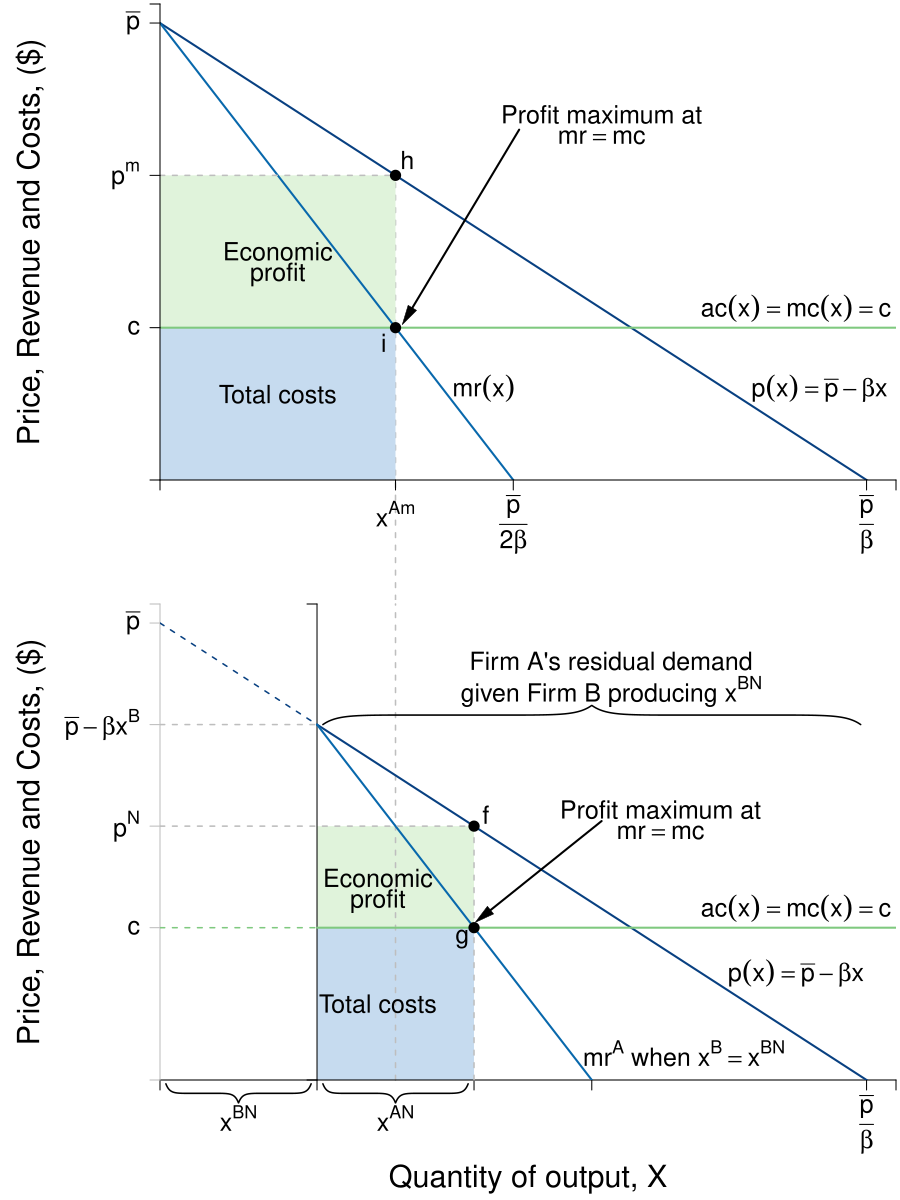

Recreate this plot in R.
#Graph Designer: Simon Halliday
#Authors: Bowles, Foley and Halliday
#Title: Coordination, Conflict and Competition: A Text in Microeconomics

require(shape)
library(pBrackets)
pdf(file = "competitionmarkets/monop_duop_stacked.pdf", width = 9, height = 12)

#Set parameters for graphics
pointsize <- 1.8
axislabelsize <- 1.8
labelsize <- 1.5
namesize <- 1.8
annotatesize <- 1.5
graphlinewidth <- 2
segmentlinewidth <- 1.5

COL <- c("#7fc97f", "#beaed4", "#fdc086", "#ffff99", "#386cb0", "#f0027f", "#bf5b17", "#666666")
COLA <- c("#e0f3db", "#99d8c9","#66c2a4","#41ae76", "#238b45", "#005824")
COLB <- c("#c6dbef", "#4eb3d3", "#2b8cbe", "#0868ac","#084081")

#Edited the margins to cater for the larger LHS labels
par(mar =  c(6, 8, 0.2, 0.2), mfrow = c(2, 1))

AvgRevenue <- function(x, rmax = 12, xmax = 12){
  rmax - (rmax/xmax)*x
}

MRevenue <- function(x, rmax = 12, xmax = 12){
  rmax - 2*(rmax/xmax)*x
}

AvgCost <- function(x, c0 = 2, c1 = 4){
  c0/x + c1
}

xlims <- c(0, 12.5)
ylims <- c(0, 12.5)

npts <- 501 
x <- seq(xlims[1], xlims[2], length.out = npts)
y <- seq(ylims[1], ylims[2], length.out = npts) 
a <- c(13, 16.75, 19.25)

plot(0, 0, xlim = xlims, ylim = ylims, type = "n",
     xlab = expression(paste("")),
     ylab = expression(paste("")), 
     xaxt = "n", 
     yaxt = "n", 
     cex.lab = axislabelsize, 
     bty = "n",
     xaxs="i", 
     yaxs="i")

# ticksy <- seq(from = ylims[1], to = ylims[2], by = 1)
# ylabels <- seq(from = ylims[1], to = ylims[2], by = 1)
# ticksx <- seq(from = xlims[1], to = xlims[2], by = 1)
# xlabels <- seq(from = xlims[1], to = xlims[2], by = 1)
ticksy <- c(0, 4, AvgRevenue(x = 4), 12, ylims[2])
ylabels <- c(NA, expression(paste(c)), expression(paste(p^{m})), expression(paste(bar(p))), NA)
ticksx <- c(0, 4, 6, 12, xlims[2])
xlabels <- c(NA, expression(paste(x^{Am})), expression(paste(frac(bar(p),2*beta))), expression(paste(frac(bar(p),beta))), NA)

segments(4, -20, 4, AvgRevenue(x = 4), lty = 2, col = "gray" , lwd = segmentlinewidth, xpd = TRUE)

npts <- 500 
xx1 <- seq(xlims[1], xlims[2], length.out = npts)
xx3 <- seq(2, 6, length.out = npts)

#Draw the polygon for profit
xpoly1 <- c(0, 4, 4, 0, 0)
ypoly1 <- c(4, 4, AvgRevenue(x = 4), AvgRevenue(x = 4), 4)
polygon(x = xpoly1, y = ypoly1, col=COLA[1], density=NULL, border = NA)

#Draw the polygon for costs
xpoly2 <- c(0, 4, 4, 0, 0)
ypoly2 <- c(0, 0, 4, 4, 4)
polygon(x = xpoly2, y = ypoly2, col=COLB[1], density=NULL, border = NA)

#lines(xx1, bcA(xx1, w = 10, p = 1.5), col = COLB[3], lwd = graphlinewidth)
lines(xx1, AvgRevenue(xx1, rmax = 12, xmax = 12), col = COLB[5], lwd = graphlinewidth)
lines(xx1, MRevenue(xx1, rmax = 12, xmax = 12), col = COLB[4], lwd = graphlinewidth)
#lines(xx1, AvgCost(xx1, c0 = 2, c1 = 4), col = COLA[5], lwd = graphlinewidth)

#Label the axes
#text(0.5*(xlims[2]), -2.5, expression(paste("Quantity, ", x)), xpd = TRUE, cex = axislabelsize) 
#text(0.5*(xlims[2]), -2.5, expression(paste("Output, ", x)), xpd = TRUE, cex = axislabelsize) 
#mtext(expression(paste("Quantity of output, ", x)), side=1, line = 2.5, cex = axislabelsize)
text(-2.2, 0.5*ylims[2], expression(paste("Price, Revenue and Costs, ($)")), xpd = TRUE, srt = 90, cex = axislabelsize) 

#Label curves
text(10.8, 4.5, expression(paste(ac(x) == mc(x),phantom() == c)), cex = labelsize, xpd=TRUE)
text(11.2, 2.4, expression(paste(p(x) == bar(p) - beta*x)), cex = labelsize)
text(5.5, 2.4, expression(paste(mr(x))), cex = labelsize)

#Labels cost and profit areas
text(2, 0.5*AvgCost(x = 4), expression("Total costs"), cex = labelsize)
text(2, 6, expression("Economic"), cex = labelsize)
text(2, 5.4, expression("profit"), cex = labelsize)

#Draw segments for total costs
segments(0, AvgRevenue(x = 4), 4, AvgRevenue(x = 4), lty = 2, col = "gray" , lwd = segmentlinewidth)
#segments(4, 0, 4, AvgRevenue(x = 4), lty = 2, col = "gray" , lwd = segmentlinewidth)
segments(0, 4, xlims[2], 4, lty = 1, col = COL[1] , lwd = graphlinewidth)

#Label Points for comparison
points(4, MRevenue(x = 4), pch = 16, col = "black", cex = 1.5)
text(3.8, MRevenue(x = 4) - 0.4, expression(i), cex = labelsize)


points(4, AvgRevenue(x = 4), pch = 16, col = "black", cex = 1.5)
text(4.2, AvgRevenue(x = 4) + 0.4, expression(h), cex = labelsize)


#Arrow to mr = mc
text(7.5, 9.6, expression(paste("Profit maximum at")), cex = labelsize)
text(7.5, 9, expression(paste(mr == mc)), cex = labelsize)
Arrows(6.1, 9.2, 4.2, 4.3, col = "black", lty = 1, lwd = 2, arr.type = "triangle", arr.lwd = 0.5)

axis(1, at = ticksx, pos = 0, labels = FALSE, cex.axis=labelsize)
text(x = c(0, 4, 6, 12, xlims[2]), par("usr")[3] - 0.4, labels = xlabels, srt = 0, pos = 1, xpd = TRUE, cex = labelsize)
axis(2, at = ticksy, pos = 0, labels = ylabels, las = 1, cex.axis=labelsize)



AvgRevenue <- function(xA,  xB = 0, pbar = 12, beta = 1){
  pbar - (beta)*(xA + xB)
}

#p = pbar - beta(xA + xB)
#=>r(xA) = (pbar - beta(xA + xB))xA 
#=>r(xA) = pbar*xA - beta(xA)^2 - beta(xA*xB)
#=>mr(xA) = pbar - 2beta*x^A - beta*xB
#mc = 5 = 12 - x^A - 4

MRevenue <- function(xA, xB = 0, pbar = 12, beta = 1){
  pbar - 2*beta*(xA) - beta*xB
}

MRevResid <- function(xA, xB = 0, pbar = 12, beta = 1){
  pbar - 2*beta*(xA) + beta*xB
}

AvgCost <- function(x, c0 = 2, c1 = 4){
  c0/xA + c1
}

xlims <- c(0, 12.5)
ylims <- c(0, 12.5)

#Code three relevant points for x, 
#1. A's output, xhigh, when A is a monopolist. 
#2. A's output, xlow, when A and B are in a duopoly and B produces the NE output 
#3. the x intercept for A's mr curve for xB > 0

xlow <- function(c, beta = 1, pbar = 12){
  (pbar - c)/(3*beta)
}

xhigh <- function(c, beta = 1, pbar = 12){
  (pbar - c)/(2*beta)
}

mrxInt <- function(xB, pbar = 12, beta = 1){
  (pbar - beta*xB)/(2*beta)
}

npts <- 501 
x <- seq(xlims[1], xlims[2], length.out = npts)
y <- seq(ylims[1], ylims[2], length.out = npts) 

plot(0, 0, xlim = xlims, ylim = ylims, type = "n",
     xlab = expression(paste("")),
     ylab = expression(paste("")), 
     xaxt = "n", 
     yaxt = "n", 
     cex.lab = axislabelsize, 
     bty = "n",
     xaxs="i", 
     yaxs="i")

#Draw the polygon for profit
xpoly1 <- c(8/3, 2*8/3, 2*8/3, 8/3, 8/3)
ypoly1 <- c(4, 4, AvgRevenue(xA = 8/3, xB = 8/3), AvgRevenue(xA = 8/3, xB = 8/3), 4)
polygon(x = xpoly1, y = ypoly1, col=COLA[1], density=NULL, border = NA)

#Draw the polygon for costs
xpoly2 <- c(8/3, 2*8/3, 2*8/3, 8/3, 8/3)
ypoly2 <- c(0, 0, 4, 4, 4)
polygon(x = xpoly2, y = ypoly2, col=COLB[1], density=NULL, border = NA)

#Segment for xM from top figure
segments(4, 0, 4, ylims[2], lty = 2, col = "gray" , lwd = segmentlinewidth, xpd = TRUE)


#Labels cost and profit areas
text(3.7, 2, expression("Total costs"), cex = labelsize)
text(3.7, 5.3, expression("Economic"), cex = labelsize)
text(3.7, 4.7, expression("profit"), cex = labelsize)


# ticksy <- seq(from = ylims[1], to = ylims[2], by = 1)
# ylabels <- seq(from = ylims[1], to = ylims[2], by = 1)
# ticksx <- seq(from = xlims[1], to = xlims[2], by = 1)
# xlabels <- seq(from = xlims[1], to = xlims[2], by = 1)
ticksy <- c(0, 4, AvgRevenue(xA = 8/3, xB = 8/3), MRevenue(xA = 0, xB = 2.667), AvgRevenue(xA = 0), ylims[2])
ylabels <- c(NA, expression(paste(c)), expression(paste(p^N)), expression(paste(bar(p) - beta*x^B )), expression(paste(bar(p))), NA)
ticksx <- c(0, 8/3, 2*8/3, mrxInt(xB = 2.667) + 8/3,  12, xlims[2])
xlabels2 <- c(NA, NA, expression(paste(frac(bar(p),beta))), NA )
#xlabels2 <- c(NA, expression(paste(x^{AN})), expression(paste(frac(bar(p) - beta*x^B,2*beta ))), expression(paste(frac(bar(p),beta))), NA )
ticksy2 <- c(ylims[1], ylims[2])

axis(1, at = ticksx, pos = 0, labels = FALSE, cex.axis = labelsize)
text(x = c(0, mrxInt(xB = 2.667) + 8/3,  12, xlims[2]), par("usr")[3] - 0.4, labels = xlabels2, srt = 0, pos = 1, xpd = TRUE, cex = labelsize)
axis(2, at = ticksy, pos = 0, labels = ylabels, las = 1, cex.axis = labelsize, col = "grey")
axis(2, at = ticksy2, pos = 8/3, labels = NA, las = 1, cex.axis = labelsize)


npts <- 500 
xx1 <- seq(xlims[1], xlims[2], length.out = npts)
xx2 <- seq(8/3, xlims[2], length.out = npts)
xx3 <- seq(xlims[1], 8/3, length.out = npts)
xx4 <- seq(8/3, xlims[2], length.out = npts)

#lines(xx1, bcA(xx1, w = 10, p = 1.5), col = COLB[3], lwd = graphlinewidth)
#lines(xx1, AvgRevenue(xx1, beta = 1), col = COLB[5], lwd = graphlinewidth)
#lines(xx1, MRevenue(xx1, beta = 1), col = COLB[4], lwd = graphlinewidth)
lines(xx3, AvgRevenue(xx3, xB = 0, beta = 1), col = COLB[5], lwd = segmentlinewidth, lty = 2)
lines(xx4, AvgRevenue(xx4, xB = 0, beta = 1), col = COLB[5], lwd = graphlinewidth)
#lines(xx1, AvgRevenue(xx1, xB = 2.666667, beta = 1), col = COLB[5], lwd = graphlinewidth)
#lines(xx1, MRevenue(xx1, xB = 2.666667, beta = 1), col = COLB[4], lwd = graphlinewidth)
lines(xx2, MRevResid(xx2, xB = 2.666667, beta = 1), col = COLB[4], lwd = graphlinewidth)


#lines(xx1, AvgCost(xx1, c0 = 2, c1 = 4), col = COLA[5], lwd = graphlinewidth)

#Label the axes
text(0.5*(xlims[2]), -2.6, expression(paste("Quantity of output, ", X)), xpd = TRUE, cex = axislabelsize) 
#mtext(expression(paste("Quantity  of output, ", x)), side=1, line = 2.5, cex = axislabelsize)
text(-2.2, 0.5*ylims[2], expression(paste("Price, Revenue and Costs, ($)")), xpd = TRUE, srt = 90, cex = axislabelsize) 
#text(-0.8, 0.5*ylims[2], expression(paste("Price, Revenue and Costs, ($), ", list(p, r, ac), " and ", mc)), xpd = TRUE, cex = axislabelsize, srt = 90) 

#Label curves
text(10.8, 4.5, expression(paste(ac(x) == mc(x),phantom() == c)), cex = annotatesize)
text(10.8, 2.8, expression(paste(p(x) == bar(p) - beta*x)), cex = annotatesize)

text(8.9, 0.7, expression(paste(mr^A, " when ", x^B == x^{BN} )), cex = annotatesize)

#text(xlims[2] - 1, ylims[2] - 1, expression(paste(mr^A == bar(p) - 2*beta*x^A - beta*x^B)), cex = labelsize)

# text(4, 5.8, expression(paste(mr[2]^A, " when ", x^B == 0)), cex = annotatesize)
# text(4.6, 5.8, expression(paste(p^A, " when ", x^B > 0 )), cex = annotatesize)
# text(4.6, 8.8, expression(paste(p^A, " when ", x^B == 0 )), cex = annotatesize)


#Draw segments for quantities
#segments(xlow(c = 4), 0, xlow(c = 4), 4, lty = 2, col = "darkgrey" , lwd = segmentlinewidth)
#segments(xhigh(c = 4), 0, xhigh(c = 4), 4, lty = 2, col = "darkgrey" , lwd = segmentlinewidth)

#Segment for pb - 2beta xb
# segments(8/3, 0, 8/3, AvgRevenue(xA = 8/3), lty = 2, col = "gray" , lwd = segmentlinewidth)
segments(0, AvgRevenue(xA = 8/3), 8/3, AvgRevenue(xA = 8/3), lty = 2, col = "gray" , lwd = segmentlinewidth)

#With xX and xB
segments(2*8/3, 0, 2*8/3, AvgRevenue(xA = 8/3, xB = 8/3), lty = 2, col = "gray" , lwd = segmentlinewidth)
segments(0, AvgRevenue(xA = 8/3, xB = 8/3), 2*8/3, AvgRevenue(xA = 8/3, xB = 8/3), lty = 2, col = "gray" , lwd = segmentlinewidth)

#Marginal cost
segments(0, 4, 8/3, 4, lty = 2, col = COL[1] , lwd = segmentlinewidth)
segments(8/3, 4, xlims[2], 4, lty = 1, col = COL[1] , lwd = graphlinewidth)




#Arrow to mr = mc
# text(7.5, 9.5, expression(paste("Profit Maximum at")), cex = labelsize)
# text(7.5, 9, expression(paste(mr == mc)), cex = labelsize)
# Arrows(6.1, 9.2, 4.2, 4.3, col = "black", lty = 1, lwd = 2, arr.type = "triangle", arr.lwd = 0.5)


brackets(8/3-0.1, -0.1, 0.1, -0.1,  h = 0.5,  ticks = 0.5, curvature = 0.5, type = 1,
         col = 1, lwd = segmentlinewidth, lty = 1, xpd = TRUE)
text(0.5*8/3, -1, expression(paste(x^{BN} )), cex = annotatesize, xpd = TRUE)


brackets(2*8/3 - 0.1, -0.1, 8/3 + 0.1, -0.1,  h = 0.5,  ticks = 0.5, curvature = 0.5, type = 1,
         col = 1, lwd = segmentlinewidth, lty = 1, xpd = TRUE)
text(8/3 + 0.5*8/3, -1, expression(paste(x^{AN} )), cex = annotatesize, xpd = TRUE)


brackets(8/3 + 0.1, AvgRevenue(xA = 0, xB = 8/3), 12 - 0.1, AvgRevenue(xA = 0, xB = 8/3),  h = 0.5,  ticks = 0.5, curvature = 0.5, type = 1,
         col = 1, lwd = segmentlinewidth, lty = 1, xpd = TRUE)

text(10/2 + 8/3, 11, expression(paste("Firm A's residual demand")), cex = annotatesize, xpd = TRUE)
text(10/2 + 8/3, 10.2, expression(paste("given Firm B producing ", x^{BN})), cex = annotatesize, xpd = TRUE)

#Arrow to mr = mc
text(8.5, 7.1, expression(paste("Profit maximum at")), cex = labelsize)
text(8.5, 6.5, expression(paste(mr == mc)), cex = labelsize)
Arrows(7.5, 6.8, 2*8/3 + 0.15, 4 + 0.3, col = "black", lty = 1, lwd = 2, arr.type = "triangle", arr.lwd = 0.5)

#Label Points for comparison
#points(4, MRevenue(x = 4), pch = 16, col = "black", cex = 1.5)
#text(3.8, MRevenue(x = 4) - 0.4, expression(i), cex = labelsize)


points(2*8/3, AvgRevenue(xA = 8/3, xB = 8/3),
       pch = 16, col = "black", cex = 1.5)
text(2*8/3 + 0.2, AvgRevenue(xA = 8/3, xB = 8/3)+ 0.3,
     expression(f), cex = labelsize)

points(2*8/3, MRevenue(xA = 8/3, xB = 8/3),
       pch = 16, col = "black", cex = 1.5)
text(2*8/3 - 0.2, MRevenue(xA = 8/3, xB = 8/3) - 0.3,
     expression(g), cex = labelsize)



dev.off()
